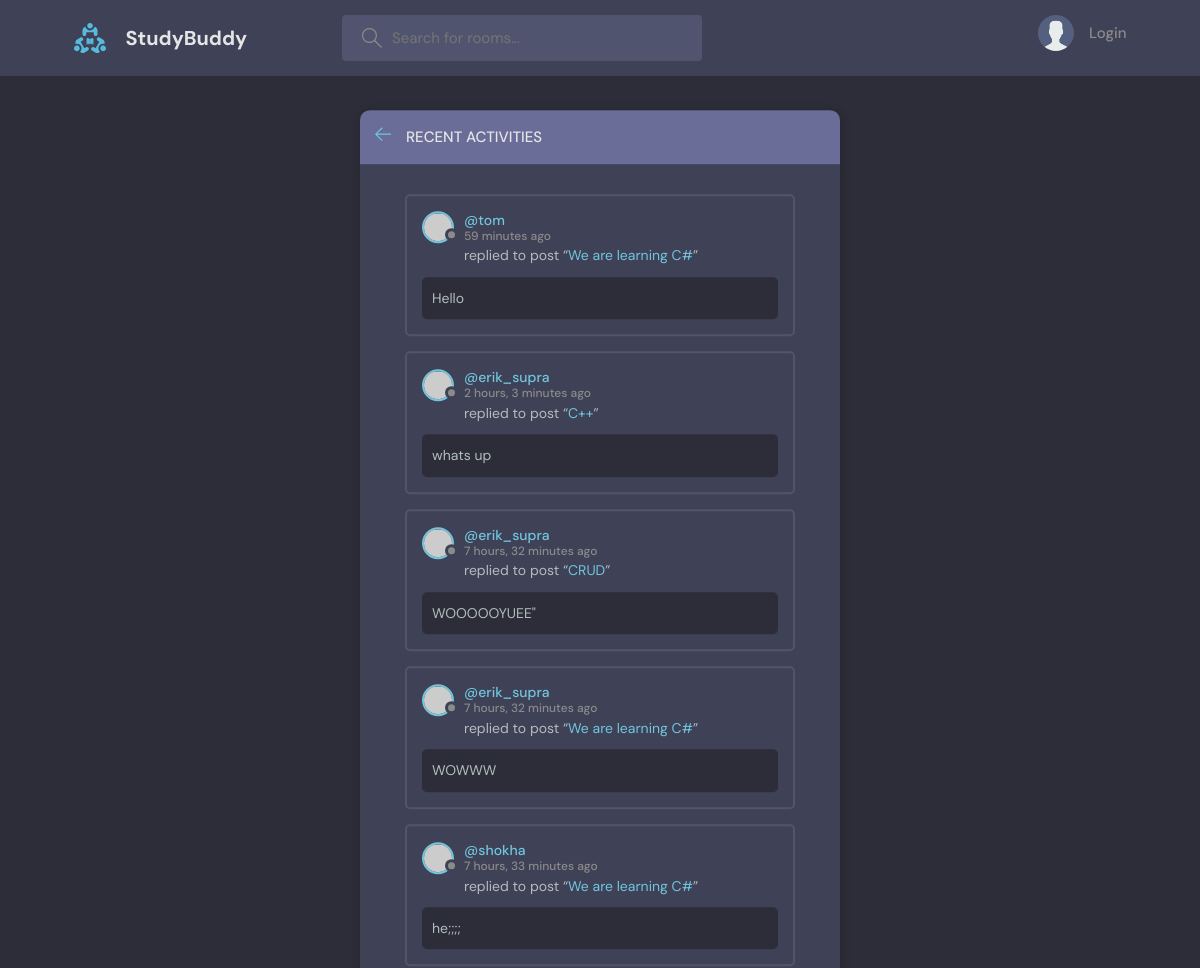
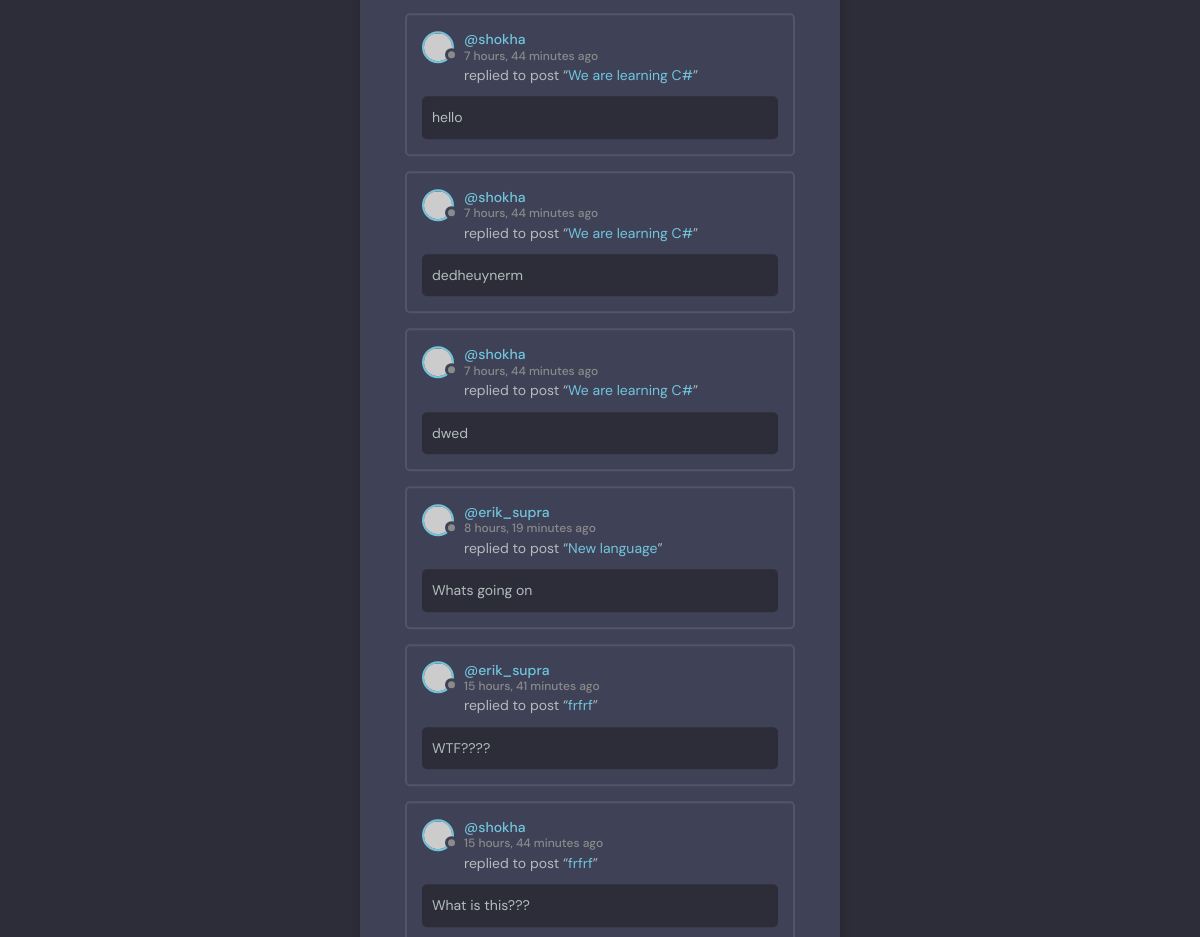
The page /activity/ on the database its author committed (2 pictures, top to bottom).
### base/models.py (models this page shows, shortened)
class Message(models.Model):
    user = models.ForeignKey(User, on_delete=models.CASCADE)
    room = models.ForeignKey(Room, on_delete=models.CASCADE)
    body = models.TextField()
    update = models.DateTimeField(auto_now=True)
    created = models.DateTimeField(auto_now_add=True)
    class Meta:
        ordering = ['-update', '-created']

class Room(models.Model):
    host = models.ForeignKey(User, on_delete=models.SET_NULL, null=True)
    topic = models.ForeignKey(Topic, on_delete=models.SET_NULL, null=True)
    name = models.CharField(max_length=200)
    description = models.TextField(null=True, blank=True)
    participants = models.ManyToManyField(User, related_name='participants', blank=True)
    update = models.DateTimeField(auto_now=True)
    created = models.DateTimeField(auto_now_add=True)
    class Meta:
        ordering = ['-update', '-created']
    def __str__(self) -> str:
        return self.name

### base/views.py (the view)
# urls.py: path('activity/', views.activityPage, name="activity"),
def activityPage(request):
    room_mesages = Message.objects.all()
    return render(request, 'base/activity.html', {'room_messages': room_mesages})

### base/templates/base/activity.html (shortened to what this page needs)
{% extends 'main.html' %}
{% block content %}
<main class="layout">
  <div class="container">
    <div class="layout__box">
      <div class="layout__boxHeader">
        <div class="layout__boxTitle">
          <a href="{% url 'home' %}">
            <svg version="1.1" xmlns="http://www.w3.org/2000/svg" width="32" height="32" viewBox="0 0 32 32">
              <title>arrow-left</title>
              <path
                d="M13.723 2.286l-13.723 13.714 13.719 13.714 1.616-1.611-10.96-10.96h27.625v-2.286h-27.625l10.965-10.965-1.616-1.607z">
              </path>
            </svg>
          </a>
          <h3>Recent Activities</h3>
        </div>
      </div>
      <div class="activities-page layout__body">
        {% for message in room_messages %}
        <div class="activities__box">
          <div class="activities__boxHeader roomListRoom__header">
            <a href="{% url 'user.profile' message.user.id %}" class="roomListRoom__author">
              <div class="avatar avatar--small">
                <img src="https://randomuser.me/api/portraits/women/11.jpg" />
              </div>
              <p>
                @{{ message.user }}
                <span>{{ message.created|timesince }} ago</span>
              </p>
            </a>
          </div>
          <div class="activities__boxContent">
            <p>replied to post “<a href="{% url 'room' message.room.id %}">{{message.room}}</a>”</p>
            <div class="activities__boxRoomContent">
              {{message.body}}
            </div>
          </div>
        </div>
        {% endfor %}
      </div>
    </div>
  </div>
</main>
{% endblock content %}

### static/styles/style.css (style rules this page uses)
:root { --color-main: #71c6dd; --color-main-light: #e1f6fb; --color-dark: #3f4156; --color-dark-medium: #51546e; --color-dark-light: #696d97; --color-light: #e5e5e5; --color-gray: #8b8b8b; --color-light-gray: #b2bdbd; --color-bg: #2d2d39; --color-success: #5dd693; --color-error: #fc4b0b; }
* { font-family: "DM Sans", -apple-system, BlinkMacSystemFont, "Segoe UI", Roboto, Oxygen, Ubuntu, Cantarell, "Open Sans", "Helvetica Neue", sans-serif; margin: 0; padding: 0; box-sizing: border-box; text-rendering: optimizeLegibility; font-size: inherit; }
html { font-size: 56.25%; }
@media only screen and (min-width: 1200px) { html { font-size: 62.5%; } }
body { line-height: 1.6; font-weight: 400; font-size: 1.5rem; color: var(--color-light-gray); background-color: var(--color-bg); min-height: 100vh; }
img { width: 100%; }
a { display: inline-block; color: var(--color-main); text-decoration: none; }
.container { max-width: 120rem; width: 90%; margin: auto; }
.avatar { position: relative; display: inline-block; border-radius: 50%; border: 2px solid var(--color-main); }
.avatar img { display: block; border-radius: 50%; object-fit: cover; object-position: center; }
.avatar::after { content: ""; display: block; position: absolute; background-color: var(--color-gray); z-index: 111; border-radius: 50%; border: 0.3rem solid var(--color-dark); }
.avatar.avatar--small img { width: 2.8rem; height: 2.8rem; }
.avatar.avatar--small:after { width: 0.7rem; height: 0.7rem; bottom: 0px; right: -6px; }
.layout { margin-top: 2.4rem; }
.layout > .container { display: flex; justify-content: space-between; align-items: flex-start; }
.layout__box { width: 90%; max-width: 48rem; min-height: 40rem; position: absolute; top: 50%; left: 50%; transform: translate(-50%, -46%); background-color: var(--color-dark); border-radius: 1rem; box-shadow: 1px 1px 6px 3px rgba(0, 0, 0, 0.1); overflow: hidden; }
.layout__boxHeader { display: flex; padding: 1.5rem; background-color: var(--color-dark-light); }
.layout__boxTitle { display: flex; gap: 1.5rem; align-items: center; }
.layout__boxTitle h3 { text-transform: uppercase; font-weight: 500; color: var(--color-light); }
.layout__boxTitle svg { width: 1.6rem; height: 1.6rem; fill: var(--color-main); }
.layout__body { margin: 3rem; }
.roomListRoom__header { display: flex; justify-content: space-between; align-items: center; }
.roomListRoom__author { font-weight: 500; display: flex; align-items: center; gap: 1rem; }
.activities__box { margin: 1.5rem; padding: 1.5rem; border: 2px solid var(--color-dark-medium); border-radius: 5px; }
.activities__boxHeader p { font-size: 1.4rem; line-height: 1.3; }
.activities__boxHeader p span { color: var(--color-gray); font-size: 1.2rem; display: block; }
.activities__boxContent { margin-left: 4.2rem; }
.activities__boxContent { font-size: 1.4rem; }
.activities__boxRoomContent { background: var(--color-bg); padding: 1rem; border-radius: 5px; margin-top: 1rem; margin-left: -4.2rem; }

### rows shown on the page
Message: user "tom", created "59 minutes", room "We are learning C#", body "Hello"
Message: user "erik_supra", created "2 hours, 3 minutes", room "C++", body "whats up"
Message: user "erik_supra", created "7 hours, 32 minutes", room "CRUD", body "WOOOOOYUEE\""
Message: user "erik_supra", created "7 hours, 32 minutes", room "We are learning C#", body "WOWWW"
Message: user "shokha", created "7 hours, 33 minutes", room "We are learning C#", body "he;;;;"
Message: user "shokha", created "7 hours, 44 minutes", room "We are learning C#", body "hello"
Message: user "shokha", created "7 hours, 44 minutes", room "We are learning C#", body "dedheuynerm"
Message: user "shokha", created "7 hours, 44 minutes", room "We are learning C#", body "dwed"
Message: user "erik_supra", created "8 hours, 19 minutes", room "New language", body "Whats going on"
Message: user "erik_supra", created "15 hours, 41 minutes", room "frfrf", body "WTF????"
Message: user "shokha", created "15 hours, 44 minutes", room "frfrf", body "What is this???"
